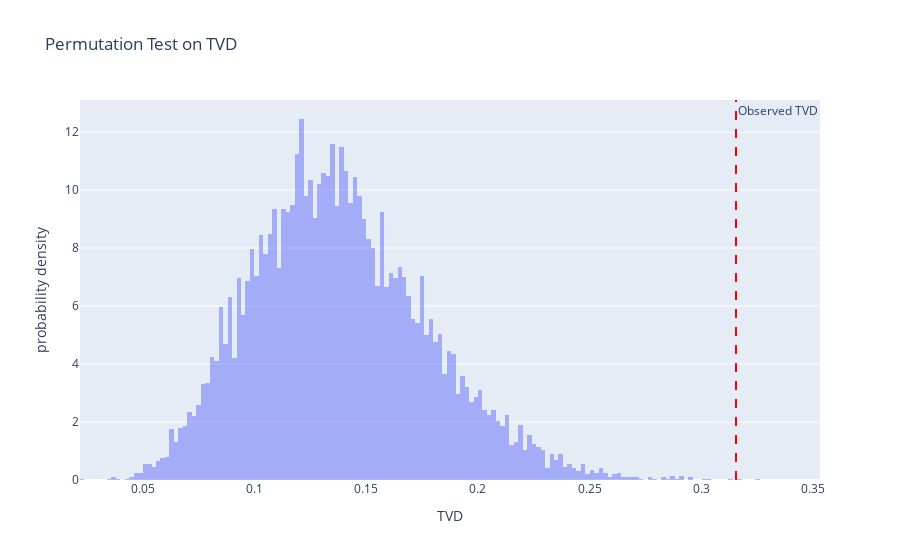

Here is the notebook cell this chart was saved with:
### Code cell
permuted_tvds, observed_tvd, p_value, output = permutation_test_tvd(raw_data, 'OUTAGE.DURATION', 'NERC.REGION', 10000)

df_plot = pd.DataFrame({'TVD': permuted_tvds})
fig_TVD = px.histogram(df_plot, x='TVD', histnorm='probability density', 
                       title='Permutation Test on TVD', opacity=0.5)

fig_TVD.add_vline(x=observed_tvd, line_dash="dash", line_color="red", 
                  annotation_text="Observed TVD", annotation_position="top right")

fig_TVD.show()
print(observed_tvd)
print(p_value)
print(output)

### Figure 1 — Plotly figure (JSON) as saved in the notebook; plotly's stock layout.template omitted (floating-point values rounded to 4 significant figures; data arrays with more than 128 entries replaced by an {"elided": "..."} marker saying what was removed)
{"data": [{"alignmentgroup": "True", "bingroup": "x", "histnorm": "probability density", "hovertemplate": "TVD=%{x}<br>probability density=%{y}<extra></extra>", "legendgroup": "", "marker": {"color": "#636efa", "opacity": 0.5, "pattern": {"shape": ""}}, "name": "", "offsetgroup": "", "orientation": "v", "showlegend": false, "type": "histogram", "x": {"elided": "10000 float values"}, "xaxis": "x", "yaxis": "y"}], "layout": {"annotations": [{"showarrow": false, "text": "Observed TVD", "x": 0.3154, "xanchor": "left", "xref": "x", "y": 1, "yanchor": "top", "yref": "y domain"}], "barmode": "relative", "legend": {"tracegroupgap": 0}, "shapes": [{"line": {"color": "red", "dash": "dash"}, "type": "line", "x0": 0.3154, "x1": 0.3154, "xref": "x", "y0": 0, "y1": 1, "yref": "y domain"}], "title": {"text": "Permutation Test on TVD"}, "xaxis": {"anchor": "y", "domain": [0, 1], "title": {"text": "TVD"}}, "yaxis": {"anchor": "x", "domain": [0, 1], "title": {"text": "probability density"}}}}
